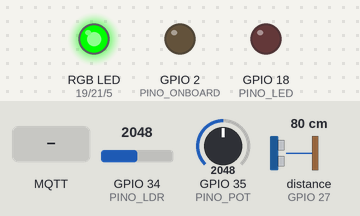
Bench run of a sketch on a simulated ESP32. On the bench: an RGB LED mixed from three pins (HIGH = lit), output pins drawn as LEDs (lit = HIGH). Wiring (from diagram.json): ultrasonic range finder: trigger GPIO 26; echo GPIO 27. The inputs (shaded band) are chosen by the test bench; at power-on: GPIO 34 (PINO_LDR) = 2048, GPIO 35 (PINO_POT) = 2048, distance to the obstacle (sensor on GPIO 27) 80 cm. The echo pulse lasts 58.3 µs per cm; WiFi joins after 1.5 s; servers stay silent unless stated; random numbers use the default seed unless the sketch sets one; no MQTT or app messages arrive unless stated; pins used as bus, display or sensor lines are not drawn; what the sketch prints to the serial monitor is not drawn.

Above: at 1.2 s.
1.3 s: GPIO 34 (PINO_LDR) set to 2159
At 1.49 s:
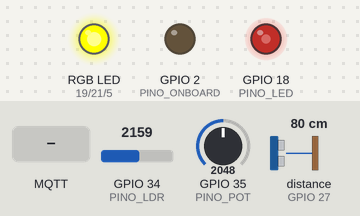
At 2.8 s:
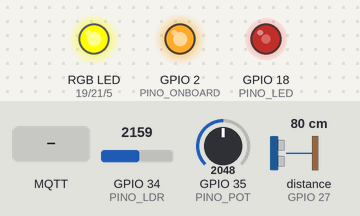
3.1 s: GPIO 35 (PINO_POT) set to 2806
6.1 s: GPIO 35 (PINO_POT) set to 2895
At 8.2 s:
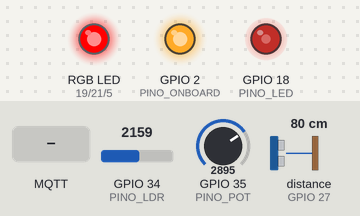
9.1 s: MQTT message "90" arrives on the first subscribed topic
12.1 s: GPIO 34 (PINO_LDR) set to 2047
13.6 s: GPIO 35 (PINO_POT) set to 2866
At 14.1 s:
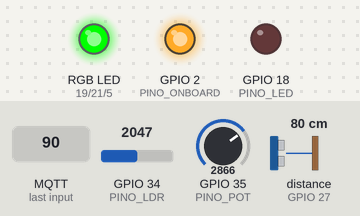
Timing chart, 0 to 16.1 s (numbered marks = the images above; inputs shaded):
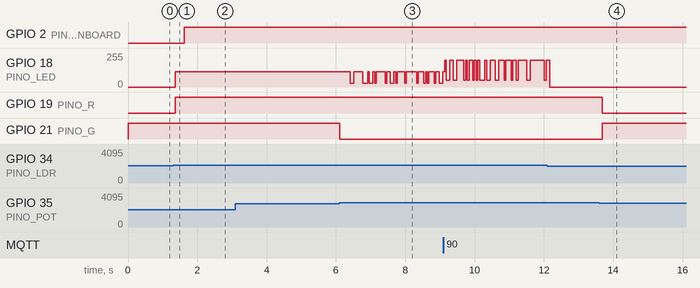

Measured:
- the behaviour switches between 2095 and 2096 on GPIO 34 (PINO_LDR) (found by bisection; images 0 and 1)
- the behaviour switches between 2866 and 2867 on GPIO 35 (PINO_POT) (found by bisection; images 2 and 3)
- after the input at 1.3 s, GPIO 18 (PINO_LED): 0/255 → 116/255 after 0.07 s; GPIO 19 (PINO_R): LOW → HIGH after 0.07 s
- after the input at 3.1 s, every drawn part: stays the same
- after the input at 6.1 s, GPIO 21 (PINO_G): HIGH → LOW at once
- after the input at 13.6 s, GPIO 19 (PINO_R): HIGH → LOW after 0.08 s; GPIO 21 (PINO_G): LOW → HIGH after 0.08 s

The sketch:

sketch.ino
```cpp
// =============================================================
//  Poste Inteligente G17 - v2.11 (FreeRTOS + Wi-Fi + MQTT)
//  CESAR School - Sistemas Embarcados
//
//  Hardware: a luminaria e um LED RGB aceso em branco. As tres cores
//  (R, G e B), cada uma com seu resistor, vao juntas no GPIO18, entao
//  um unico PWM controla o brilho. O segundo LED RGB (19/21/5) e o
//  indicador de status.
// =============================================================
#include <WiFi.h>
#include <PubSubClient.h>
#include <stdarg.h>

#define SIMULACAO 1   // 1 = Wokwi | 0 = placa fisica
#define USAR_REDE 1   // 1 = Wi-Fi + MQTT | 0 = teste local so com sensores e LEDs (sem fail-safe de rede)

// ---------------- Rede ----------------
#if SIMULACAO
const char* WIFI_SSID  = "Wokwi-GUEST";
const char* WIFI_SENHA = "";
#else
const char* WIFI_SSID  = "NOME_DA_SUA_REDE";
const char* WIFI_SENHA = "SENHA_DA_SUA_REDE";
#endif
const char* MQTT_BROKER = "broker.hivemq.com";
const int   MQTT_PORTA  = 1883;
const char* POSTE_ID    = "P01";

char TOPICO_TELEMETRIA[48];
char TOPICO_COMANDO[48];
char TOPICO_STATUS[48];

// ---------------- Pinos ----------------
const int PINO_LED     = 18;   // luminaria: LED RGB com R, G e B juntos (branco)
const int PINO_R       = 19;   // LED RGB de status (antes 16/17/23)
const int PINO_G       = 21;
const int PINO_B       = 5;
const int PINO_TRIG    = 26;
const int PINO_ECHO    = 27;
const int PINO_LDR     = 34;
const int PINO_POT     = 35;
const int PINO_ONBOARD = 2;

// ---------------- Ajustes ----------------
#if SIMULACAO
const bool LDR_INVERTIDO = true;
const int  LIMIAR_NOITE  = 2000;
#else
const bool LDR_INVERTIDO = false;   // modulo fisico: mais luz = numero maior (testado em 27/10)
const int  LIMIAR_NOITE  = 2000;    // sala clara ~4095, dedo em cima ~0
#endif
const bool  RGB_ANODO_COMUM           = false;
const float DIST_PRESENCA_CM          = 5;      // escala da maquete (menor distancia confiavel do HC-SR04)
const unsigned long TEMPO_PRESENCA_MS = 2000;   // luz forte por 2 s depois que o pedestre sai (antes 10 s)
const float GAMMA_LUMINARIA           = 2.2;    // correcao gama: brilho percebido (1.0 = PWM linear)
const int   PISO_PCT                  = 70;     // piso CPTED
const float LIMIAR_DESGASTE           = 0.70;
const unsigned long INTERVALO_TELEMETRIA_MS = 5000;
const unsigned long CARENCIA_FAILSAFE_MS    = 15000;  // queda maior que isso -> fail-safe

// ---------------- Estado compartilhado ----------------
struct Estado {
  int   luz;
  bool  noite;
  float dist;
  bool  presenca;
  float desgaste;
  int   pct;
  const char* nome;
  bool  conectado;
  unsigned long semRedeDesde;  // millis() em que a rede caiu (0 = desde o boot)
  int   pedido;                // potencia solicitada pela central (0-100)
};
Estado est = {0, false, 0, false, 0, 0, "INICIANDO", false, 0, 40};
SemaphoreHandle_t mutexEstado;
SemaphoreHandle_t mutexSerial;

WiFiClient   wifiClient;
PubSubClient mqtt(wifiClient);

// =============================================================
//  Funcoes auxiliares
// =============================================================
// Serial protegido: uma tarefa nao "atropela" a linha da outra
void logf(const char* formato, ...) {
  char buf[320];
  va_list args;
  va_start(args, formato);
  vsnprintf(buf, sizeof(buf), formato, args);
  va_end(args);
  xSemaphoreTake(mutexSerial, portMAX_DELAY);
  Serial.println(buf);
  xSemaphoreGive(mutexSerial);
}

float distanciaCm() {
  digitalWrite(PINO_TRIG, LOW);  delayMicroseconds(2);
  digitalWrite(PINO_TRIG, HIGH); delayMicroseconds(10);
  digitalWrite(PINO_TRIG, LOW);
  unsigned long duracao = pulseIn(PINO_ECHO, HIGH, 30000);
  if (duracao == 0) return 999;   // nada detectado
  float cm = duracao / 58.0;
  if (cm < 2) return 999;         // o HC-SR04 nao mede abaixo de 2 cm: eco falso
  return cm;
}

void setRGB(int r, int g, int b) {
  if (RGB_ANODO_COMUM) { r = 255 - r; g = 255 - g; b = 255 - b; }
  analogWrite(PINO_R, r);
  analogWrite(PINO_G, g);
  analogWrite(PINO_B, b);
}

void setConectado(bool valor) {
  xSemaphoreTake(mutexEstado, portMAX_DELAY);
  if (!valor && est.conectado) est.semRedeDesde = millis();  // acabou de cair
  est.conectado = valor;
  xSemaphoreGive(mutexEstado);
}

// =============================================================
//  TAREFA 1 - Sensores (a cada 60 ms)
// =============================================================
void tarefaSensores(void* param) {
  bool jaViuPedestre = false;          // evita o "pedestre fantasma" no boot
  unsigned long ultimaPresenca = 0;
  int leiturasPerto = 0;               // leituras seguidas abaixo do limite

  for (;;) {
    int luz = analogRead(PINO_LDR);
    if (LDR_INVERTIDO) luz = 4095 - luz;

    float dist = distanciaCm();
    // So conta pedestre com 2 leituras seguidas perto: um eco falso isolado nao acende a luz
    if (dist < DIST_PRESENCA_CM) leiturasPerto++;
    else                         leiturasPerto = 0;
    if (leiturasPerto >= 2) {
      jaViuPedestre = true;
      ultimaPresenca = millis();
    }
    bool presenca = jaViuPedestre && (millis() - ultimaPresenca < TEMPO_PRESENCA_MS);

    float desgaste = analogRead(PINO_POT) / 4095.0;

    xSemaphoreTake(mutexEstado, portMAX_DELAY);
    est.luz      = luz;
    est.noite    = luz < LIMIAR_NOITE;
    est.dist     = dist;
    est.presenca = presenca;
    est.desgaste = desgaste;
    xSemaphoreGive(mutexEstado);

    vTaskDelay(pdMS_TO_TICKS(60));   // 60 ms e o intervalo minimo recomendado para o HC-SR04
  }
}

// =============================================================
//  TAREFA 2 - Controle da luz (a cada 50 ms)
// =============================================================
void tarefaControle(void* param) {
  unsigned long ultimoLog = 0;

  for (;;) {
    xSemaphoreTake(mutexEstado, portMAX_DELAY);
    Estado e = est;
    xSemaphoreGive(mutexEstado);

    bool falha = e.desgaste > LIMIAR_DESGASTE;

    // Fail-safe so entra se a rede estiver fora por mais que a carencia
    unsigned long tempoSemRede = e.conectado ? 0 : (millis() - e.semRedeDesde);
    bool failsafe = USAR_REDE && !e.conectado && tempoSemRede > CARENCIA_FAILSAFE_MS;

    int pct;
    const char* nome;

    if (!e.noite)        { pct = 0;   nome = "DIA"; }
    else if (failsafe)   { pct = 100; nome = "FAILSAFE"; }   // sem rede ha muito tempo -> 100%
    else if (e.presenca) { pct = 100; nome = "PEDESTRE"; }
    else {
      pct  = max(e.pedido, PISO_PCT);
      nome = (pct < 100) ? "DIMERIZADO" : "NOITE";
    }
    if (falha) nome = "FALHA";

    // LED principal (com cintilacao se houver falha).
    // Correcao gama: o olho nao percebe brilho de forma linear (70% de PWM parece quase 100%).
    // Convertendo pelo brilho percebido, 70% realmente parece 70% e o pedestre (100%) fica evidente.
    int duty = (int)(pow(pct / 100.0, GAMMA_LUMINARIA) * 255 + 0.5);
    if (falha && duty > 0 && random(100) < 30) duty /= 4;
    analogWrite(PINO_LED, duty);

    // LED RGB de status
    if (falha)                                  setRGB(255, 0, 0);     // vermelho
    else if (strcmp(nome, "FAILSAFE") == 0)     setRGB(0, 0, 255);     // azul
    else if (strcmp(nome, "DIMERIZADO") == 0)   setRGB(255, 255, 0);   // amarelo
    else                                        setRGB(0, 255, 0);     // verde

    digitalWrite(PINO_ONBOARD, e.conectado ? HIGH : LOW);

    xSemaphoreTake(mutexEstado, portMAX_DELAY);
    est.pct  = pct;
    est.nome = nome;
    xSemaphoreGive(mutexEstado);

    if (millis() - ultimoLog >= 1000) {
      ultimoLog = millis();
      if (!USAR_REDE) {
        logf("[%s] luz=%d noite=%d dist=%.0f presenca=%d desgaste=%.2f pct=%d (teste local, sem rede)",
             nome, e.luz, e.noite, e.dist, e.presenca, e.desgaste, pct);
      } else if (e.conectado) {
        logf("[%s] luz=%d noite=%d dist=%.0f presenca=%d desgaste=%.2f pct=%d pedido=%d rede=1",
             nome, e.luz, e.noite, e.dist, e.presenca, e.desgaste, pct, e.pedido);
      } else {
        logf("[%s] luz=%d noite=%d dist=%.0f presenca=%d desgaste=%.2f pct=%d pedido=%d rede=0 (sem rede ha %lus)",
             nome, e.luz, e.noite, e.dist, e.presenca, e.desgaste, pct, e.pedido, tempoSemRede / 1000);
      }
    }

    vTaskDelay(pdMS_TO_TICKS(50));
  }
}

// =============================================================
//  TAREFA 3 - Comunicacao (Wi-Fi + MQTT)
// =============================================================
void aoReceberMensagem(char* topico, byte* payload, unsigned int tamanho) {
  char msg[64];
  if (tamanho > 63) tamanho = 63;
  memcpy(msg, payload, tamanho);
  msg[tamanho] = '\0';

  // Aceita {"potencia":90} ou apenas 90
  int valor = -1;
  char* p = strstr(msg, "potencia");
  if (p) {
    p = strchr(p, ':');
    if (p) valor = atoi(p + 1);
  } else if (isdigit(msg[0])) {
    valor = atoi(msg);
  }

  if (valor < 0 || valor > 100) {
    logf("[MQTT] comando ignorado: %s", msg);
    return;
  }

  xSemaphoreTake(mutexEstado, portMAX_DELAY);
  est.pedido = valor;
  xSemaphoreGive(mutexEstado);
  logf("[MQTT] comando recebido: potencia solicitada = %d%%", valor);
}

bool conectarMQTT() {
  char clientId[32];
  snprintf(clientId, sizeof(clientId), "g17-%s-%04X", POSTE_ID, (unsigned)random(0xFFFF));
  // LWT: se o poste cair, o broker publica "offline" sozinho
  bool ok = mqtt.connect(clientId, nullptr, nullptr, TOPICO_STATUS, 1, true, "offline");
  if (ok) {
    mqtt.publish(TOPICO_STATUS, "online", true);
    mqtt.subscribe(TOPICO_COMANDO);
  }
  return ok;
}

void publicarTelemetria() {
  xSemaphoreTake(mutexEstado, portMAX_DELAY);
  Estado e = est;
  xSemaphoreGive(mutexEstado);

  char json[256];
  snprintf(json, sizeof(json),
    "{\"id\":\"%s\",\"luz\":%d,\"noite\":%d,\"dist\":%.0f,\"presenca\":%d,"
    "\"desgaste\":%.2f,\"pct\":%d,\"estado\":\"%s\",\"pedido\":%d,\"uptime\":%lu}",
    POSTE_ID, e.luz, e.noite, e.dist, e.presenca, e.desgaste,
    e.pct, e.nome, e.pedido, millis() / 1000);

  mqtt.publish(TOPICO_TELEMETRIA, json);
  logf("[MQTT] telemetria enviada: %s", json);
}

void tarefaComunicacao(void* param) {
  // O Wi-Fi ja foi iniciado no setup(); aqui so acompanhamos e cuidamos do MQTT
  mqtt.setServer(MQTT_BROKER, MQTT_PORTA);
  mqtt.setCallback(aoReceberMensagem);
  mqtt.setBufferSize(512);
  mqtt.setSocketTimeout(3);   // espera no maximo 3 s pelo broker (watchdog e 5 s)
  mqtt.setKeepAlive(30);      // tolera simulador lento sem derrubar a conexao

  bool wifiAntes = false;
  bool mqttAntes = false;
  unsigned long ultimoAviso = 0;
  unsigned long ultimaTentativa = 0;
  unsigned long ultimaTelemetria = 0;

  for (;;) {
    bool wifiOk = (WiFi.status() == WL_CONNECTED);
    if (wifiOk != wifiAntes) {
      if (wifiOk) logf("[WiFi] conectado! IP: %s", WiFi.localIP().toString().c_str());
      else        logf("[WiFi] desconectado");
      wifiAntes = wifiOk;
    }

    if (!wifiOk) {
      setConectado(false);
      if (millis() - ultimoAviso > 5000) {
        ultimoAviso = millis();
        logf("[WiFi] ainda conectando... status=%d", WiFi.status());
      }
    } else if (!mqtt.connected()) {
      setConectado(false);
      if (mqttAntes) {
        logf("[MQTT] conexao com o broker caiu (codigo %d)", mqtt.state());
        mqttAntes = false;
      }
      if (ultimaTentativa == 0 || millis() - ultimaTentativa > 5000) {
        ultimaTentativa = millis();
        if (conectarMQTT()) {
          logf("[MQTT] conectado ao broker!");
          mqttAntes = true;
        } else {
          logf("[MQTT] falhou (codigo %d), tentando de novo em 5 s", mqtt.state());
        }
      }
    } else {
      setConectado(true);
      mqtt.loop();
      if (millis() - ultimaTelemetria >= INTERVALO_TELEMETRIA_MS) {
        ultimaTelemetria = millis();
        publicarTelemetria();
      }
    }

    vTaskDelay(pdMS_TO_TICKS(20));
  }
}

// =============================================================
//  Setup / Loop
// =============================================================
void setup() {
  Serial.begin(115200);

#if USAR_REDE
  // Wi-Fi iniciado antes das tarefas (mais confiavel no Wokwi)
  WiFi.mode(WIFI_STA);
  WiFi.setAutoReconnect(true);
#if SIMULACAO
  WiFi.begin(WIFI_SSID, WIFI_SENHA, 6);   // canal 6 acelera no Wokwi
#else
  WiFi.begin(WIFI_SSID, WIFI_SENHA);
#endif
#endif

  pinMode(PINO_LED, OUTPUT);
  pinMode(PINO_R, OUTPUT);
  pinMode(PINO_G, OUTPUT);
  pinMode(PINO_B, OUTPUT);
  pinMode(PINO_TRIG, OUTPUT);
  pinMode(PINO_ECHO, INPUT);
  pinMode(PINO_ONBOARD, OUTPUT);

  randomSeed(esp_random());

  snprintf(TOPICO_TELEMETRIA, sizeof(TOPICO_TELEMETRIA), "g17/poste/%s/telemetria", POSTE_ID);
  snprintf(TOPICO_COMANDO,    sizeof(TOPICO_COMANDO),    "g17/poste/%s/comando",    POSTE_ID);
  snprintf(TOPICO_STATUS,     sizeof(TOPICO_STATUS),     "g17/poste/%s/status",     POSTE_ID);

  mutexEstado = xSemaphoreCreateMutex();
  mutexSerial = xSemaphoreCreateMutex();

  logf("Poste inteligente G17 v2.11 iniciado (FreeRTOS + MQTT)");
#if USAR_REDE
  logf("[WiFi] conectando...");
#else
  logf("Modo teste local: sem Wi-Fi/MQTT, fail-safe de rede desligado, pedido fixo em %d%%", est.pedido);
#endif

  //                       funcao              nome          pilha  param prio handle nucleo
  xTaskCreatePinnedToCore(tarefaSensores,    "sensores",    4096,  NULL, 2,   NULL,  1);
  xTaskCreatePinnedToCore(tarefaControle,    "controle",    4096,  NULL, 3,   NULL,  1);
#if USAR_REDE
  xTaskCreatePinnedToCore(tarefaComunicacao, "comunicacao", 8192,  NULL, 1,   NULL,  0);
#endif
}

void loop() {
  vTaskDelete(NULL);   // tudo roda nas tarefas FreeRTOS
}
```
